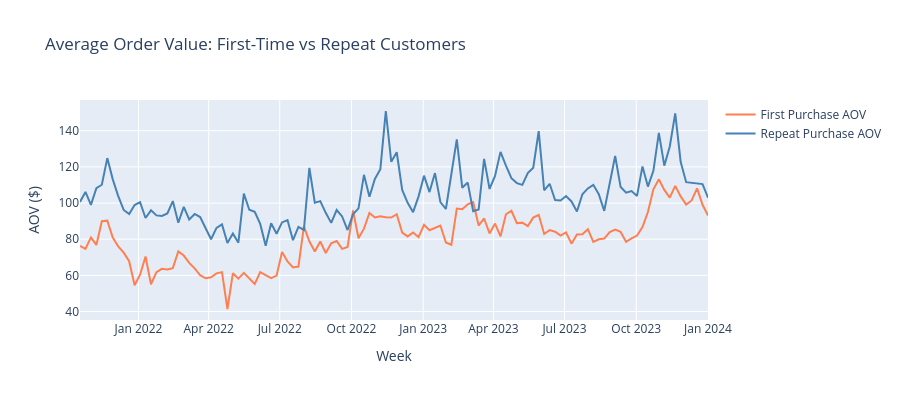

Here is the notebook cell this chart was saved with:
### Code cell
# Average order value: first vs repeat
df_fd["aov_first"] = (
    df_fd["first_purchases_net_revenue"] / df_fd["first_purchases"]
).replace([np.inf, -np.inf], np.nan)
df_fd["aov_repeat"] = (
    df_fd["repeat_purchases_net_revenue"] / df_fd["repeat_purchases"]
).replace([np.inf, -np.inf], np.nan)

fig = go.Figure()
fig.add_trace(go.Scatter(
    x=df_fd["week_start"], y=df_fd["aov_first"],
    name="First Purchase AOV", line=dict(color="coral"),
))
fig.add_trace(go.Scatter(
    x=df_fd["week_start"], y=df_fd["aov_repeat"],
    name="Repeat Purchase AOV", line=dict(color="steelblue"),
))
fig.update_layout(
    title="Average Order Value: First-Time vs Repeat Customers",
    xaxis_title="Week", yaxis_title="AOV ($)",
    height=400,
)
fig.show()

print(f"First purchase AOV: ${df_fd['aov_first'].mean():.2f} (std: ${df_fd['aov_first'].std():.2f})")
print(f"Repeat purchase AOV: ${df_fd['aov_repeat'].mean():.2f} (std: ${df_fd['aov_repeat'].std():.2f})")
